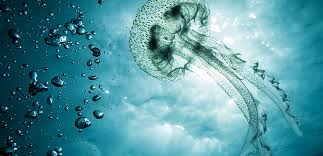
#> input picture computer_vision/images/download.jpg, 323 x 156 px
$ python colour_detection.py --image images/download.jpg   (Python 2 division)
#> lines starting #> are read from the running program, lines starting #| are printed output that depends on the picture; after the words box and inside, x2 and y2 are one past the last pixel; in counts of white or black regions, pixels touching at a corner belong together

# import the necessary packages
import numpy as np
import argparse
import cv2


# construct the argument parse and parse the arguments
ap = argparse.ArgumentParser()
ap.add_argument("-i", "--image", help = "path to the image")
args = vars(ap.parse_args())


#raspistill -o image.jpg

# load the image
image = cv2.imread(args["image"])
#> image is the input picture: shape (156, 323, 3); mean B, G, R 159.9, 149.6, 84.7

# define the list of boundaries
boundaries = [
	([20, 20, 100], [110, 110, 255]),

]

# loop over the boundaries
for (lower, upper) in boundaries:
	# create NumPy arrays from the boundaries
	lower = np.array(lower, dtype = "uint8")
	upper = np.array(upper, dtype = "uint8")

	# find the colors within the specified boundaries and apply
	# the mask
	mask = cv2.inRange(image, lower, upper)
	output = cv2.bitwise_and(image, image, mask = mask)

	# show the images
	cv2.imshow("images", np.hstack([image, output]))
	cv2.waitKey(0)
	# getting pixels from output
	px = output[10,10]
	RED_MIN = np.array([20, 20, 100], np.uint8)
        RED_MAX = np.array([110, 110, 255], np.uint8)

        dst = cv2.inRange(output, RED_MIN, RED_MAX)
        no_red = cv2.countNonZero(dst)
        print('The number of red pixels is: ' + str(no_red))

        if(no_red> 200):

                print('true')
        else:
                print ('false')
#> this loop made 1 pass
#> (px, no_red) on pass 1: ([0, 0, 0], 0)
#| The number of red pixels is: 0
#> pass 1, `cv2.imshow("images", np.hstack([image, output]))`:
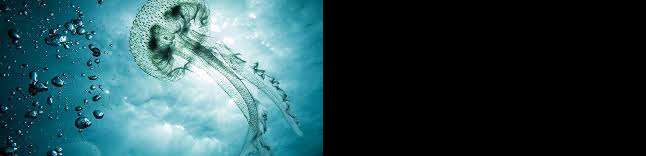
#> window 'images': shape (156, 646, 3); mean B, G, R 79.9, 74.8, 42.3


$ run again, on computer_vision/images/face2.jpg
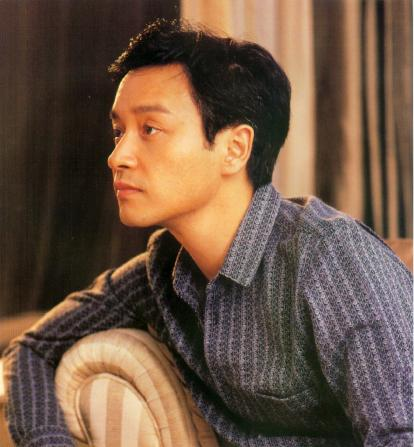
#> input picture computer_vision/images/face2.jpg, 414 x 447 px
#> image is the input picture: shape (447, 414, 3); mean B, G, R 68, 85.2, 108.5
#> the loop `for (lower, upper) in boundaries:` made 1 pass
#> (px, no_red) on pass 1: ([0, 0, 0], 20888)
#> (printed output is left out)
#> pass 1, `mask = cv2.inRange(image, lower, upper)`:
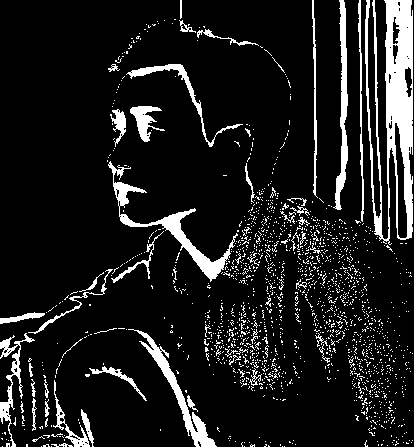
#> mask: shape (447, 414); 11.3% white; 1674 white regions (1616 under 20 px), largest, box (x1, y1, x2, y2) and area: (365, 0, 413, 245) 5697, (108, 161, 238, 282) 1885, (128, 329, 217, 447) 1352
#> pass 1, `cv2.imshow("images", np.hstack([image, output]))`:
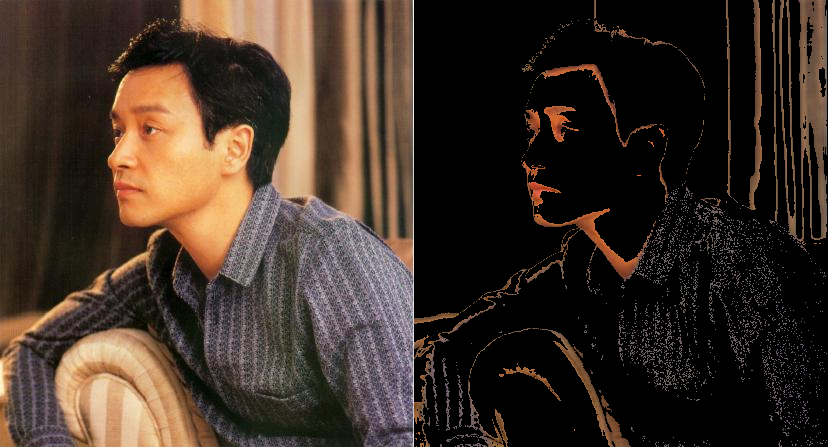
#> window 'images': shape (447, 828, 3); mean B, G, R 38.1, 47.8, 61.4

$ run again, on computer_vision/images/face4.jpg
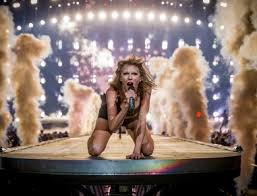
#> input picture computer_vision/images/face4.jpg, 257 x 196 px
#> image is the input picture: shape (196, 257, 3); mean B, G, R 109.5, 117, 134.7
#> the loop `for (lower, upper) in boundaries:` made 1 pass
#> (px, no_red) on pass 1: ([0, 0, 0], 5846)
#> (printed output is left out)
#> pass 1, `mask = cv2.inRange(image, lower, upper)`:
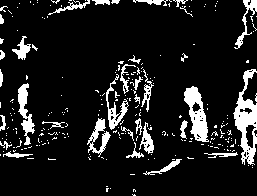
#> mask: shape (196, 257); 11.6% white; 246 white regions (212 under 20 px), largest, box (x1, y1, x2, y2) and area: (233, 69, 257, 165) 1035, (184, 86, 209, 142) 733, (18, 83, 35, 145) 448
#> pass 1, `cv2.imshow("images", np.hstack([image, output]))`:
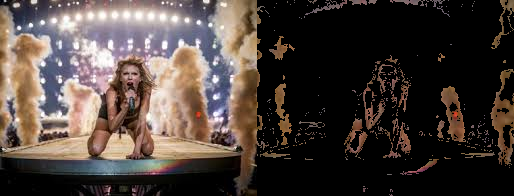
#> window 'images': shape (196, 514, 3); mean B, G, R 58.7, 63.7, 74.5
